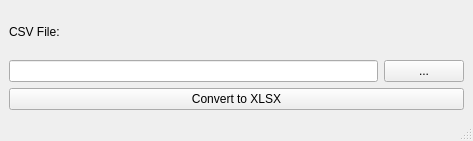
<?xml version="1.0" encoding="UTF-8"?>
<ui version="4.0">
 <class>MainWindow</class>
 <widget class="QMainWindow" name="MainWindow">
  <property name="geometry">
   <rect>
    <x>0</x>
    <y>0</y>
    <width>473</width>
    <height>141</height>
   </rect>
  </property>
  <property name="minimumSize">
   <size>
    <width>331</width>
    <height>141</height>
   </size>
  </property>
  <property name="maximumSize">
   <size>
    <width>473</width>
    <height>141</height>
   </size>
  </property>
  <property name="windowTitle">
   <string>NubankCsvFix</string>
  </property>
  <property name="toolButtonStyle">
   <enum>Qt::ToolButtonIconOnly</enum>
  </property>
  <widget class="QWidget" name="centralwidget">
   <layout class="QGridLayout" name="gridLayout">
    <item row="0" column="0">
     <layout class="QVBoxLayout" name="verticalLayout">
      <item>
       <widget class="QLabel" name="label">
        <property name="text">
         <string>CSV File:</string>
        </property>
       </widget>
      </item>
      <item>
       <layout class="QHBoxLayout" name="horizontalLayout">
        <property name="topMargin">
         <number>0</number>
        </property>
        <item>
         <widget class="QLineEdit" name="filePathInput"/>
        </item>
        <item>
         <widget class="QPushButton" name="selectFileBtn">
          <property name="text">
           <string>...</string>
          </property>
         </widget>
        </item>
       </layout>
      </item>
      <item>
       <layout class="QHBoxLayout" name="horizontalLayout_2">
        <property name="topMargin">
         <number>0</number>
        </property>
        <item>
         <widget class="QPushButton" name="convertBtn">
          <property name="enabled">
           <bool>true</bool>
          </property>
          <property name="text">
           <string>Convert to XLSX</string>
          </property>
         </widget>
        </item>
       </layout>
      </item>
     </layout>
    </item>
   </layout>
  </widget>
  <widget class="QMenuBar" name="menubar">
   <property name="geometry">
    <rect>
     <x>0</x>
     <y>0</y>
     <width>473</width>
     <height>20</height>
    </rect>
   </property>
  </widget>
  <widget class="QStatusBar" name="statusbar"/>
 </widget>
 <resources/>
 <connections/>
</ui>
